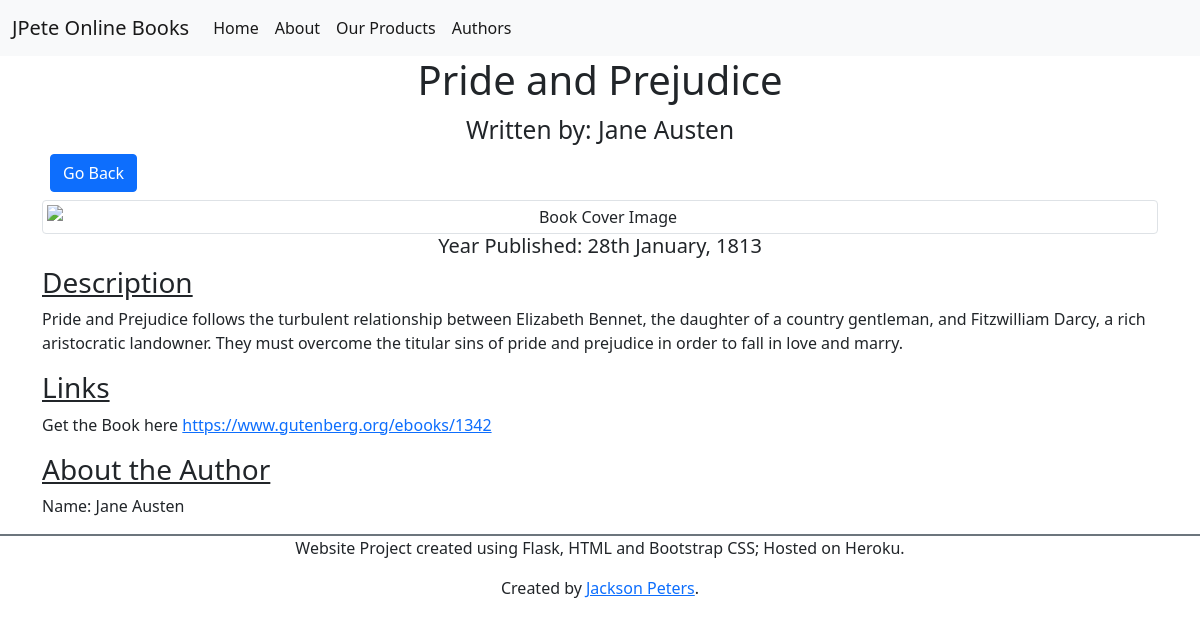
Screenshot of /products/book/2 with the database file from the repository.
### FlaskSite/models.py (models this page shows, shortened)
class Item(db.Model):
    __tablename__="books"
    id = db.Column(db.Integer, primary_key=True, nullable=False)
    title = db.Column(db.String(100), index=True)
    Year_Published = db.Column(db.Integer, index=True)
    Author = db.Column(db.String(100), index=True)
    Description = db.Column(db.String(250), index=True)
    Genre = db.Column(db.String(100), index=True)
    Sub_Genre = db.Column(db.String(100), index=True)
    bookURL = db.Column(db.String(100), index=True)
    bookIMG = db.Column(db.String(100), index=True)

### FlaskSite/views.py (the view)
@bp.route('/products/book/<book_id>', methods=["GET"])
def single_page(book_id):
    item = Item.query.filter_by(id = book_id).first()
    author = Author.query.filter_by(Name=item.Author).first()
    return render_template("products/single.html", item=item, auth=author)

### FlaskSite/templates/products/single.html
{% extends 'base.html' %}
{% import "bootstrap/wtf.html" as wtf %}
{% block content %}
<div class="container">
    <div class="text-center">
        <h1>{{item.title}}</h1>
        <h3><small>Written by: {{item.Author}}</small></h3>
    </div>
    <div class="m-2">
        <a href="/products/{{item.Genre}}" role="button" class="btn btn-primary">Go Back</a>
    </div>
    <div class="text-center">
        <img src="{{item.bookIMG}}" class="img-thumbnail rouned mx-auto d-block" alt="Book Cover Image"/>
        <h5>Year Published: {{item.Year_Published}}</h5>
    </div>
    <div>
        <h3 class="text-decoration-underline">Description</h3>
        <p>{{item.Description}}</p>
    </div>
    <div class="">
        <h3 class="text-decoration-underline">Links</h3>
        <p>Get the Book here <a href="{{item.bookURL}}" target="blank">{{item.bookURL}}</a></p>
    </div>
    <div class="">
        <h3 class="text-decoration-underline">About the Author</h3>
        <div>
            <p>Name: {{auth.Name}}</p>
        </div>
    </div>
</div>
{%endblock%}

### rows the page displays
Item: title "Pride and Prejudice", Year_Published "28th January, 1813", Description "Pride and Prejudice follows the turbulent relationship between Elizabeth Bennet, the daughter of a country gentleman, and Fitzwilliam Darcy, a rich aristocratic landowner. They must overcome the titular sins of pride and prejudice in order to fall in love and marry.", bookURL "https://www.gutenberg.org/ebooks/1342"

### other values shown
{{ item.Author }} "Jane Austen"
{{ auth.Name }} "Jane Austen"
